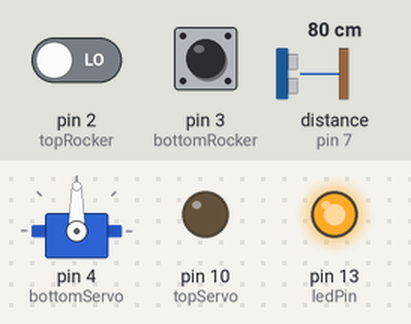
A sketch run on a simulated Arduino Uno, built with avr-gcc and run on an emulated ATmega328P. On the bench: servo, output pins drawn as LEDs (lit = HIGH). Wiring (inferred from the names in the program): ultrasonic range finder: trigger pin 7; echo pin 7. The test bench sets the inputs (shaded band); at power-on: distance to the obstacle (sensor on pin 7) 80 cm, pin 2 (topRocker) LOW, pin 3 (bottomRocker) LOW. The echo pulse lasts 58.3 µs per cm.

Above: at 1.2 s.
1.3 s: distance to the obstacle (sensor on pin 7) set to 87 cm
2.8 s: distance to the obstacle (sensor on pin 7) set to 97 cm
At 4.1 s:
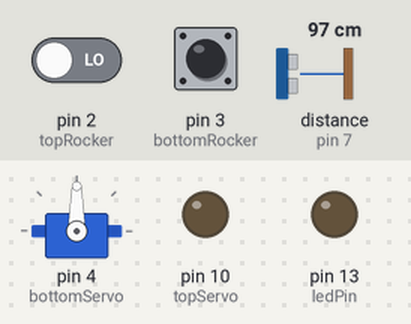
4.4 s: pin 2 (topRocker) driven HIGH
At 5.8 s:
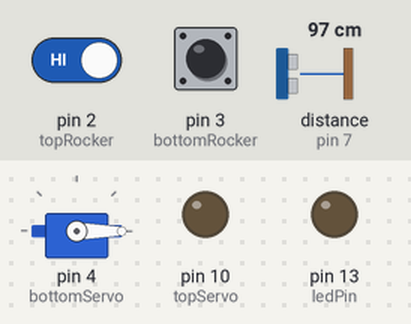
7.4 s: pin 3 (bottomRocker) pulled HIGH for 0.15 s
At 8.1 s:
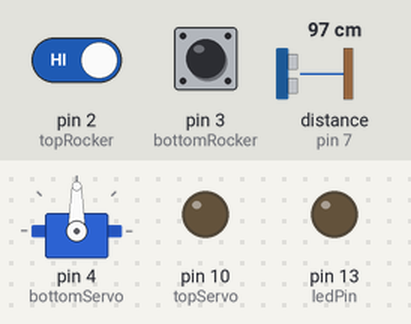
9.0 s: pin 3 (bottomRocker) pulled HIGH for 1 s
At 13.1 s:
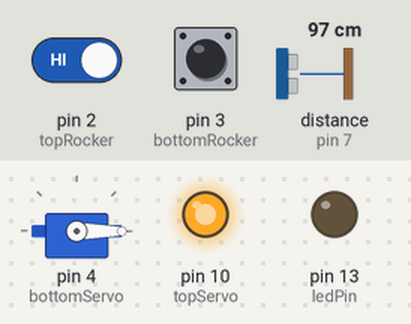
Timing chart, 0 to 14.0 s (numbered marks = the images above; inputs shaded):
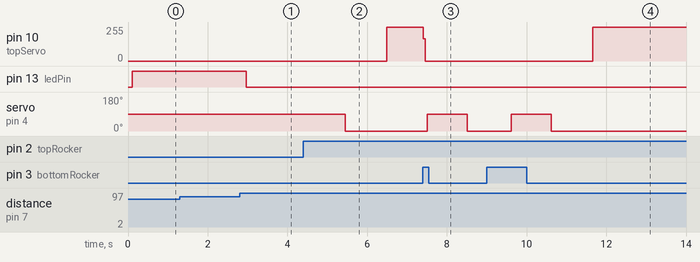

Measured:
- the behaviour switches between 91 and 92 cm on distance to the obstacle (sensor on pin 7) (found by bisection; images 0 and 1)
- after the input at 1.3 s, every drawn part: stays the same
- after the input at 2.8 s, pin 13 (ledPin): HIGH → LOW after 0.16 s
- after the input at 4.4 s, pin 10 (topServo): 0/255 → 252/255 after 2.1 s; servo on pin 4 (bottomServo): 90° → 0° after 1.1 s
- after the input at 7.4 s, pin 10 (topServo): 252/255 → 0/255 at once; servo on pin 4 (bottomServo): 0° → 90° after 0.11 s, → 0° 1.0 s later
- after the input at 9.0 s, pin 10 (topServo): 0/255 → 252/255 after 2.7 s instead of 0.55 s; servo on pin 4 (bottomServo): 0° → 90° after 0.61 s, → 0° 1.0 s later

The sketch:

star_wars.ino
```cpp
#include <Servo.h>

const int pingPin = 7;
int ledPin = 13;
Servo bottomServo;


int topServo = 10;//Define servo PWM control as digital 10
int myangle = 10;//define variable angle
int pulsewidth;//define variable pulse width
int val;

int forward = 25;
int forwardFast = 1;
int backward = 600; //increase to increase backward speed
int backwardFast = 1000;

int topRocker = 2;
int bottomRocker = 3;

boolean DeathStarShouldLower = false;

boolean HasStartedMovingForward = false;


void setup() {


  pinMode(ledPin, OUTPUT);
  bottomServo.attach(4);

  pinMode(topServo,OUTPUT);
  Serial.begin(9600);

}


void loop(){

  while(DeathStarShouldLower == true){
    servopulse(topServo,backward);

    if(digitalRead(bottomRocker) == HIGH){
     DeathStarShouldLower = false;
     HasStartedMovingForward = false;
    }


  }


  long duration, inches, cm;

  pinMode(pingPin, OUTPUT);
  digitalWrite(pingPin, LOW);
  delayMicroseconds(2);
  digitalWrite(pingPin, HIGH);
  delayMicroseconds(5);
  digitalWrite(pingPin, LOW);

  pinMode(pingPin, INPUT);
  duration = pulseIn(pingPin, HIGH);

  inches = microsecondsToInches(duration);

  delay(100);

  if (inches <=12){
   digitalWrite(ledPin, HIGH);
   servopulse(topServo, forward);
   HasStartedMovingForward = true;
  }else if(inches > 12 && inches < 36){
    if(HasStartedMovingForward == true){
      DeathStarShouldLower = true;
      digitalWrite(ledPin, LOW);
    }else{
      digitalWrite(ledPin, HIGH);
    }

  }else{
     digitalWrite(ledPin,LOW);
     if(HasStartedMovingForward == true){
       DeathStarShouldLower = true;
     }

  }

  if(digitalRead(topRocker) == HIGH){
    bottomServo.write (90);
    delay(1000);
    bottomServo.write (-90);
    delay(1000);
    DeathStarShouldLower = true;

  }


}

////////////////////////////////////////////////////


long microsecondsToInches(long microseconds){
  // According to Parallax's datasheet for the PING))), there are
  // 73.746 microseconds per inch (i.e. sound travels at 1130 feet per
  // second).  This gives the distance travelled by the ping, outbound
  // and return, so we divide by 2 to get the distance of the obstacle.
  // See: http://www.parallax.com/dl/docs/prod/acc/28015-PING-v1.3.pdf
  return microseconds / 74 / 2;
}


void servopulse(int servopin,int spinSpeed){//define a pulse function

  pulsewidth = (spinSpeed) + 400;//translate angle to a pulse width value between 500-2480
  digitalWrite(servopin,HIGH);//pull the interface signal level to high
  if(spinSpeed > 1){
    delayMicroseconds(pulsewidth);//delay in microseconds
  }
  digitalWrite(servopin,LOW);//pull the interface signal level to low

}
```
